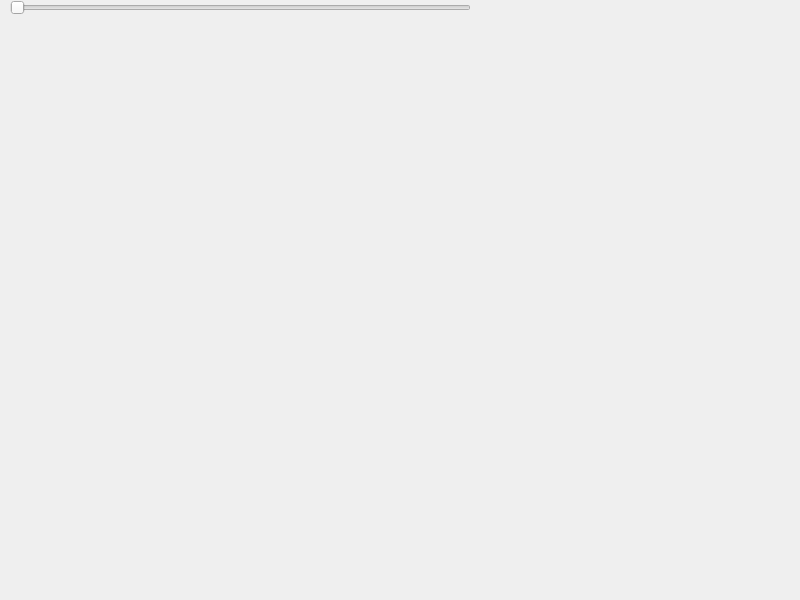
<?xml version="1.0" encoding="UTF-8"?>
<ui version="4.0">
 <class>Widget</class>
 <widget class="QWidget" name="Widget">
  <property name="geometry">
   <rect>
    <x>0</x>
    <y>0</y>
    <width>800</width>
    <height>600</height>
   </rect>
  </property>
  <property name="windowTitle">
   <string>Widget</string>
  </property>
  <widget class="QSlider" name="angle1Slider">
   <property name="geometry">
    <rect>
     <x>10</x>
     <y>0</y>
     <width>461</width>
     <height>16</height>
    </rect>
   </property>
   <property name="orientation">
    <enum>Qt::Horizontal</enum>
   </property>
  </widget>
 </widget>
 <resources/>
 <connections/>
</ui>
